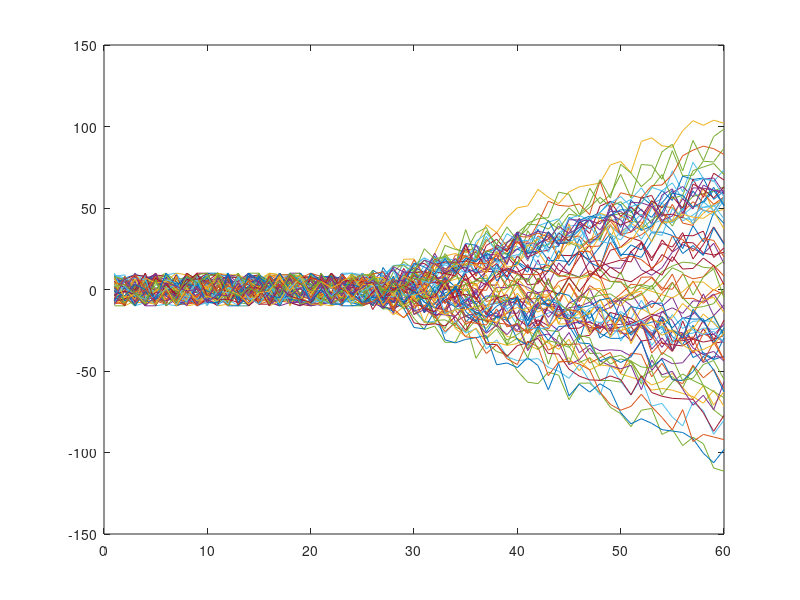

Write the MATLAB code that produced this figure. (Note: this script raises an error after producing the figure.)
%% simulate imaging data
%
% NOTES
% 1) could have the noise apply to the whole matrix first

M=zeros(60,75);
for i=1:size(M,2)
    M(1:25,i)=randi([-10 10],25,1);
    
    slope=1.5+ randn(1,1); 
    if mod(i,2)
        slope=-slope;
    else
        slope=slope;
    end
    
    M(26:60,i)=((1:35)*slope)+randi([-10 10],1,35);
    
end
figure;
plot(M);

%% test simulated imaging data
%
% PURPOSE
% I wrote this to test if findOnset would count negative deflections in the
% transients. It does not. (5.15.2015)

on_thresh=2;
off_thresh=0.5;


bl=std(M(1:25,:),[],1);
%bl=reshape(no,60,[]);

onset_thresh=bl*on_thresh;
offset_thresh=bl*off_thresh;
[onsets, lengths]=findOnset(M,onset_thresh',2,offset_thresh');


%% get real data and output crossings.

% get avg bl
no=std(flouro{i}(data.(animal).V.BaselineFrames,:,:),1);
bl{i}=reshape(no,dim2,dim3,[]);

% threshold crossings
onset_thresh=bl{i}*on_thresh;
offset_thresh=bl{i}*off_thresh;
[onsets{i}, lengths{i}]=findOnset(flouro{i},onset_thresh,2,offset_thresh);
